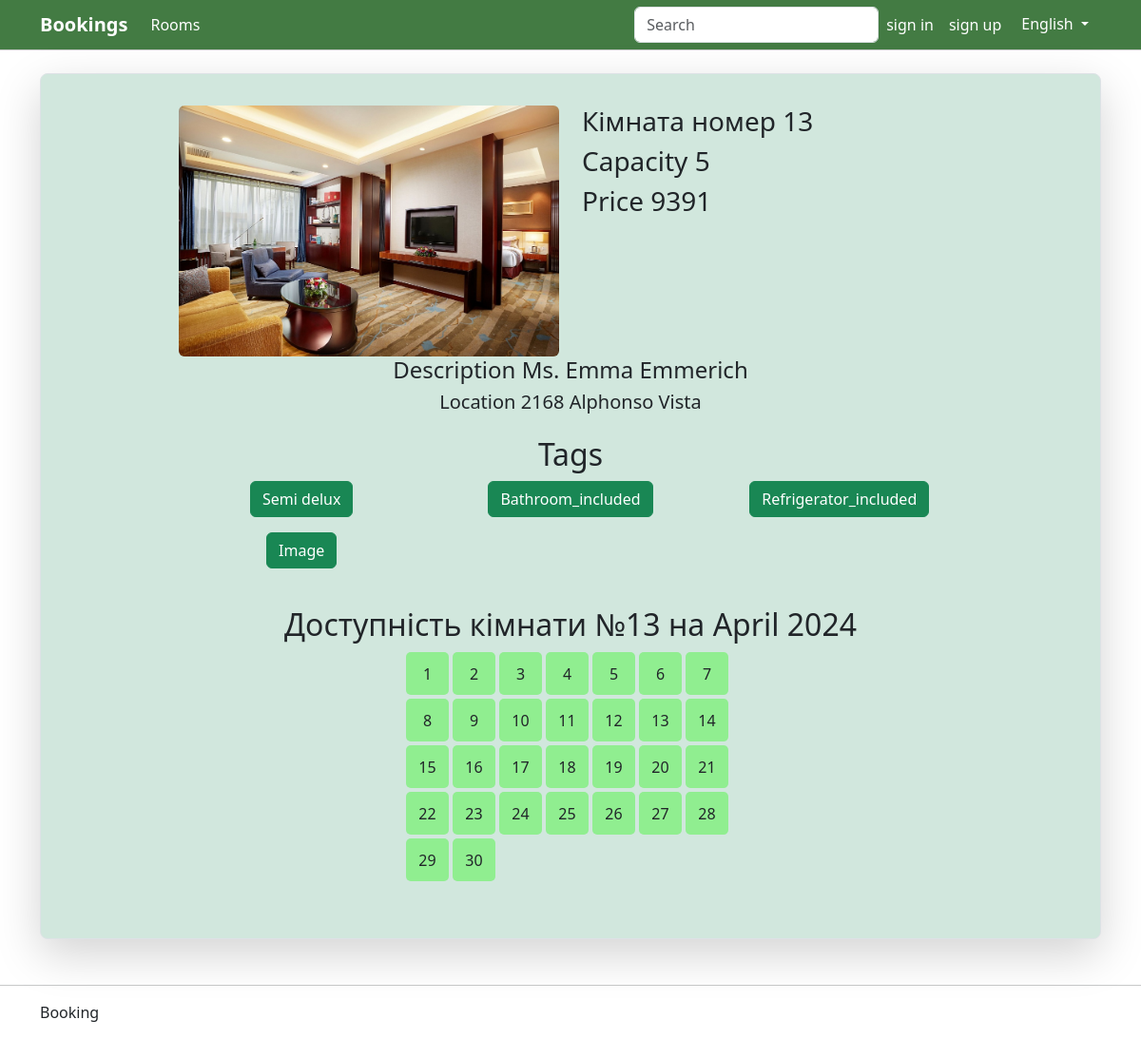
The app's page /room/13 with its own data.
### book/models.py (models this page shows, shortened)
class Room(models.Model):
    number=models.IntegerField()
    capacity=models.IntegerField()
    price=models.IntegerField()
    location=models.TextField()
    description=models.TextField()
    image=models.CharField(max_length=100, blank=True)
    tags = models.ManyToManyField(Tag, blank=True)
    class Meta:
        ordering=['number']
        verbose_name='Room'
        verbose_name_plural='Rooms'

class Tag(models.Model):
    name=models.CharField(max_length=100)

### book/views.py (the view)
# urls.py: path('room/<int:pk>', views.get_rooms_details, name='room_detail'),
def get_rooms_details(request, pk: int):
    try:
        room = models.Room.objects.get(number=pk)
        today = timezone.now()
        first_day_of_month = datetime.date(today.year, today.month, 1)
        last_day_of_month = datetime.date(today.year, today.month, monthrange(today.year, today.month)[1])
        bookings = models.Booking.objects.filter(room=room, start_time__range=(first_day_of_month, last_day_of_month))
        booked_days = []
        for book in bookings:
            for day in range(book.start_time.day, book.end_time.day+1):
                booked_days.append(day)
        days_of_month = range(1, monthrange(today.year, today.month)[1] + 1)
        context = {
            'room': room,
            'booked_days': booked_days,
            'days_of_month': days_of_month,
            'today': today,
            'language': get_list_language(request.session.get('language'))
        }
    except:
        room = {}
        context = {
        'room': room,
        'language': get_list_language(request.session.get('language'))
    }
    return render(request, 'book/room_detail.html', context)

### booking_sys/language.py (called while the page is built)
def get_list_language(language: str) -> dict:
    if language == 'ukrainian':
        return UKRAINIAN
    elif language == 'russian':
        return RUSSIAN
    else:
        return ENGLISH

### templates/book/room_detail.html (shortened to what this page needs)
{% extends "base.html" %}
{% load static %}
{% block body %}
{% if room %}
<div style="padding: 0;" class="container text-center card border rounded-3 container-success overflow-hidden shadow-lg">
    <div style="padding: 3%; margin: auto; width: 80%">
        <div class="row">
            <div style="margin: auto;" class="col">
                <img src="{% static 'img/'|add:room.image %}" class="rounded mx-auto d-block w-100" alt="...">
            </div>
            <div class="col text-start">
                <h3>Кімната номер {{ room.number }}</h3>
                <h3>{{ language.capacity }} {{ room.capacity }}</h3>
                <h3>{{ language.price }} {{ room.price }}</h3>
            </div>
        </div>
        <div class="mb-4">
            <h4>{{ language.description }} {{ room.description }}</h4>
            <h5>{{ language.location }} {{ room.location }}</h5>
        </div>
        <div class="mb-4">
            <h2>{{ language.tags }}</h2>
            <div class="row demo-grid">
                {% for tag in room.tags.all %}
                <div class="col-sm-6 col-lg-4 col-xxl-3 mb-3 demo-grid-item">
                    <a class="btn btn-success" href="{% url 'rooms' %}?{{tag.name}}=2">{{tag.name}}</a>
                </div>
                {% endfor %}
            </div>
        </div>
        <div class="mb-4">
            <h2>Доступність кімнати №{{ room.number }} на {{ today|date:"F Y" }}</h2>
            <div style="margin: auto;" class="calendar">
                {% for day in days_of_month %}
                    <div class="day {% if day in booked_days %}booked{% else %}free{% endif %}">
                        {{ day }}
                    </div>
                {% endfor %}
            </div>
        </div>
    </div>
</div>
{% else %}
<div>
    <h1>This room doesn't exist</h1>
</div>
{% endif %}
{% endblock %}

### static/css/style.css (style rules this page uses)
.container-success { background-color: rgb(209, 231, 221, 1); }
.calendar { display: flex; flex-wrap: wrap; width: 350px; }
.day { width: 45px; height: 45px; display: flex; justify-content: center; align-items: center; margin: 2px; border-radius: 5px; }
.free { background-color: lightgreen; }

### records on screen
Room: image (picture), number "13", capacity "5", price "9391", description "Ms. Emma Emmerich", location "2168 Alphonso Vista"
Tag: name "Semi delux"
Tag: name "Bathroom_included"
Tag: name "Refrigerator_included"
Tag: name "Image"

### other values on screen
{{ language.rooms }} "Rooms"
{{ language.signin }} "sign in"
{{ language.signup }} "sign up"
{{ language.current_lang }} "English"
{{ language.capacity }} "Capacity"
{{ language.price }} "Price"
{{ language.description }} "Description"
{{ language.location }} "Location"
{{ language.tags }} "Tags"
{{ day }} "1" "2" "3" "4" "5" "6" "7" "8" "9" "10" "11" "12" "13" "14" "15" "16" "17" "18" "19" "20" "21" "22" "23" "24" "25" "26" "27" "28" "29" "30"
